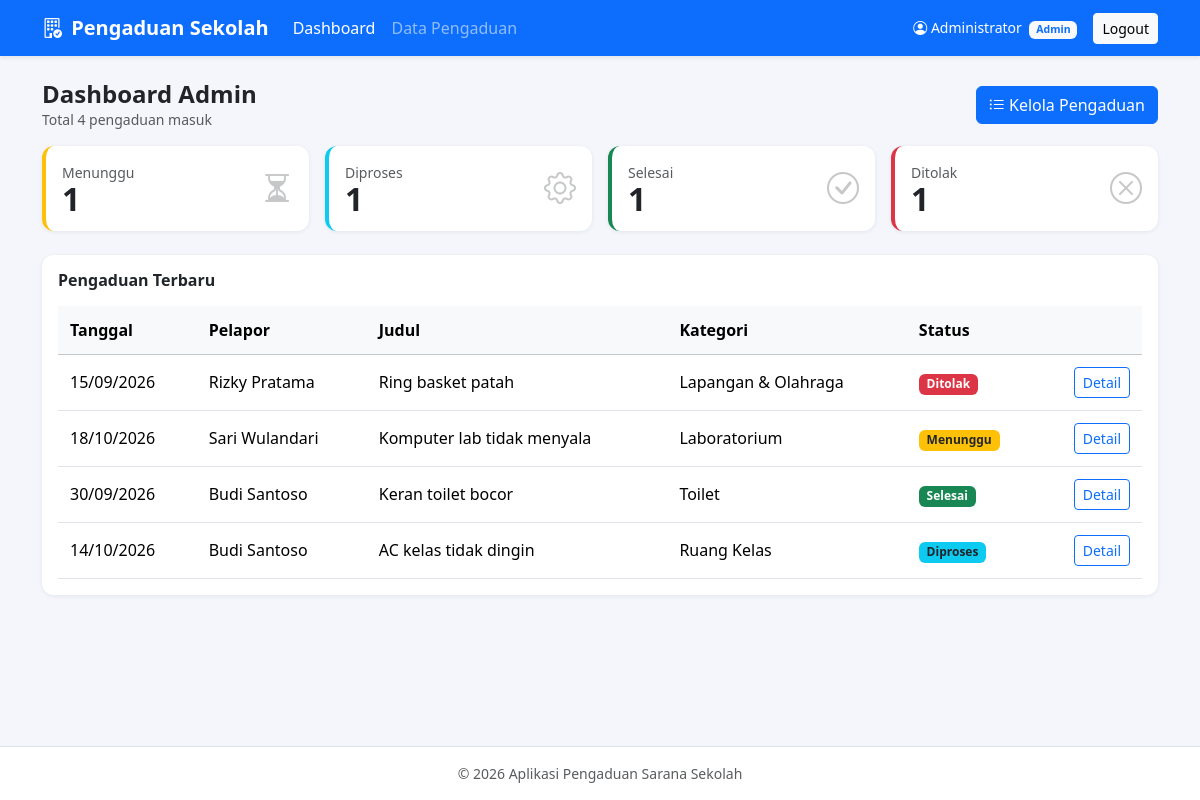
Page /admin/dashboard.php (signed in) on the committed database.
### tables this page shows
CREATE TABLE `pengaduan` (
  `id_pengaduan`      INT UNSIGNED NOT NULL AUTO_INCREMENT,
  `id_user`           INT UNSIGNED NOT NULL,
  `id_kategori`       INT UNSIGNED NOT NULL,
  `judul`             VARCHAR(150) NOT NULL,
  `lokasi`            VARCHAR(100) NOT NULL,
  `deskripsi`         TEXT NOT NULL,
  `foto`              VARCHAR(255) DEFAULT NULL,
  `status`            ENUM('Menunggu','Diproses','Selesai','Ditolak') NOT NULL DEFAULT 'Menunggu',
  `tanggal_pengaduan` DATE NOT NULL,
  `created_at`        TIMESTAMP NOT NULL DEFAULT CURRENT_TIMESTAMP,
  `updated_at`        TIMESTAMP NOT NULL DEFAULT CURRENT_TIMESTAMP ON UPDATE CURRENT_TIMESTAMP,
  PRIMARY KEY (`id_pengaduan`),
  KEY `idx_tanggal` (`tanggal_pengaduan`),
  KEY `idx_status` (`status`),
  CONSTRAINT `fk_pengaduan_user` FOREIGN KEY (`id_user`)
    REFERENCES `users` (`id_user`) ON DELETE CASCADE ON UPDATE CASCADE,
  CONSTRAINT `fk_pengaduan_kategori` FOREIGN KEY (`id_kategori`)
    REFERENCES `kategori` (`id_kategori`) ON DELETE RESTRICT ON UPDATE CASCADE
);

CREATE TABLE `users` (
  `id_user`    INT UNSIGNED NOT NULL AUTO_INCREMENT,
  `nama`       VARCHAR(100) NOT NULL,
  `username`   VARCHAR(50)  NOT NULL,
  `email`      VARCHAR(100) NOT NULL,
  `password`   VARCHAR(255) NOT NULL,
  `role`       ENUM('murid','admin') NOT NULL DEFAULT 'murid',
  `kelas`      VARCHAR(20)  DEFAULT NULL,
  `created_at` TIMESTAMP NOT NULL DEFAULT CURRENT_TIMESTAMP,
  PRIMARY KEY (`id_user`),
  UNIQUE KEY `uq_username` (`username`),
  UNIQUE KEY `uq_email` (`email`)
);

CREATE TABLE `kategori` (
  `id_kategori`   INT UNSIGNED NOT NULL AUTO_INCREMENT,
  `nama_kategori` VARCHAR(100) NOT NULL,
  PRIMARY KEY (`id_kategori`),
  UNIQUE KEY `uq_nama_kategori` (`nama_kategori`)
);

### admin/dashboard.php (the view, shortened to what this page needs)
<?php
require_once __DIR__ . '/../config/auth.php';
$ringkas = array_fill_keys(STATUS_LIST, 0);
foreach ($pdo->query('SELECT status, COUNT(*) AS jml FROM pengaduan GROUP BY status') as $r) {
    $ringkas[$r['status']] = (int) $r['jml'];
}
$total = array_sum($ringkas);
$terbaru = $pdo->query('SELECT p.*, k.nama_kategori, u.nama
    FROM pengaduan p
    JOIN kategori k ON k.id_kategori = p.id_kategori
    JOIN users u ON u.id_user = p.id_user
    ORDER BY p.id_pengaduan DESC LIMIT 8')->fetchAll();
$ikon = ['Menunggu' => 'hourglass-split', 'Diproses' => 'gear', 'Selesai' => 'check-circle', 'Ditolak' => 'x-circle'];
$warna = ['Menunggu' => 'warning', 'Diproses' => 'info', 'Selesai' => 'success', 'Ditolak' => 'danger'];
require __DIR__ . '/../includes/header.php';
?>
<div class="d-flex justify-content-between align-items-center mb-3 flex-wrap gap-2">
  <div>
    <h4 class="fw-bold mb-0">Dashboard Admin</h4>
    <div class="text-muted small">Total <?= $total ?> pengaduan masuk</div>
  </div>
  <a href="pengaduan.php" class="btn btn-primary"><i class="bi bi-list-ul"></i> Kelola Pengaduan</a>
</div>
<div class="row g-3 mb-4">
  <?php foreach ($ringkas as $s => $n): ?>
    <div class="col-6 col-md-3">
      <a href="pengaduan.php?status=<?= urlencode($s) ?>" class="text-decoration-none text-body">
        <div class="card stat-card border-start border-4 border-<?= $warna[$s] ?>">
          <div class="card-body d-flex justify-content-between align-items-center">
            <div><div class="text-muted small"><?= e($s) ?></div><div class="angka"><?= $n ?></div></div>
            <i class="bi bi-<?= $ikon[$s] ?>"></i>
          </div>
        </div>
      </a>
    </div>
  <?php endforeach; ?>
</div>
<div class="card"><div class="card-body">
  <h6 class="fw-bold mb-3">Pengaduan Terbaru</h6>
  <?php if (!$terbaru): ?>
    <div class="text-center text-muted py-3">Belum ada pengaduan.</div>
  <?php else: ?>
  <div class="table-responsive">
    <table class="table table-hover align-middle mb-0">
      <thead class="table-light"><tr><th>Tanggal</th><th>Pelapor</th><th>Judul</th><th>Kategori</th><th>Status</th><th></th></tr></thead>
      <tbody>
      <?php foreach ($terbaru as $r): ?>
        <tr>
          <td><?= tgl($r['tanggal_pengaduan']) ?></td>
          <td><?= e($r['nama']) ?></td>
          <td><?= e($r['judul']) ?></td>
          <td><?= e($r['nama_kategori']) ?></td>
          <td><?= badgeStatus($r['status']) ?></td>
          <td class="text-end"><a href="detail.php?id=<?= $r['id_pengaduan'] ?>" class="btn btn-sm btn-outline-primary">Detail</a></td>
        </tr>
      <?php endforeach; ?>
      </tbody>
    </table>
  </div>
  <?php endif; ?>
</div></div>
<?php require __DIR__ . '/../includes/footer.php'; ?>

### includes/header.php (shortened to what this page needs)
<?php
$u = user();
$menu = [];
if ($u && $u['role'] === 'murid') {
    $menu = [
        'murid/dashboard.php' => 'Dashboard',
        'murid/buat.php'      => 'Buat Pengaduan',
        'murid/riwayat.php'   => 'Riwayat Pengaduan',
    ];
} elseif ($u && $u['role'] === 'admin') {
    $menu = [
        'admin/dashboard.php' => 'Dashboard',
        'admin/pengaduan.php' => 'Data Pengaduan',
    ];
}
$aktif = basename($_SERVER['SCRIPT_NAME']);
?>
<!DOCTYPE html>
<html lang="id">
<head>
  <link href="https://cdn.jsdelivr.net/npm/bootstrap@5.3.3/dist/css/bootstrap.min.css" rel="stylesheet">
  <link href="https://cdn.jsdelivr.net/npm/bootstrap-icons@1.11.3/font/bootstrap-icons.min.css" rel="stylesheet">
  <link href="<?= BASE_URL ?>/assets/css/style.css" rel="stylesheet">
</head>
<body>
<nav class="navbar navbar-expand-md navbar-dark bg-primary shadow-sm">
  <div class="container">
    <a class="navbar-brand fw-semibold" href="<?= BASE_URL ?>/">
      <i class="bi bi-building-check me-1"></i> Pengaduan Sekolah
    </a>
    <?php if ($u): ?>
    <div class="collapse navbar-collapse" id="nav">
      <ul class="navbar-nav me-auto">
        <?php foreach ($menu as $path => $label): ?>
          <li class="nav-item">
            <a class="nav-link <?= basename($path) === $aktif ? 'active' : '' ?>"
               href="<?= BASE_URL . '/' . $path ?>"><?= e($label) ?></a>
          </li>
        <?php endforeach; ?>
      </ul>
      <div class="d-flex align-items-center text-white gap-3">
        <span class="small"><i class="bi bi-person-circle"></i> <?= e($u['nama']) ?>
          <span class="badge bg-light text-primary ms-1"><?= e(ucfirst($u['role'])) ?></span></span>
        <a class="btn btn-sm btn-light" href="<?= BASE_URL ?>/logout.php">Logout</a>
      </div>
    </div>
    <?php endif; ?>
  </div>
</nav>
<main class="container py-4">

### config/auth.php (shortened to what this page needs)
<?php
function e($v): string { return htmlspecialchars((string) $v, ENT_QUOTES, 'UTF-8'); }
function user(): ?array  { return $_SESSION['user'] ?? null; }
function badgeStatus(string $s): string {
    $map = ['Menunggu' => 'warning text-dark', 'Diproses' => 'info text-dark', 'Selesai' => 'success', 'Ditolak' => 'danger'];
    return '<span class="badge bg-' . ($map[$s] ?? 'secondary') . '">' . e($s) . '</span>';
}
function tgl(?string $d, bool $jam = false): string {
    return date($jam ? 'd/m/Y H:i' : 'd/m/Y', strtotime($d));
}

### includes/footer.php (shortened to what this page needs)
</main>
<footer class="text-center text-muted small py-3 border-top bg-white">
  &copy; <?= date('Y') ?> Aplikasi Pengaduan Sarana Sekolah
</footer>
</body>
</html>

### assets/css/style.css (style rules this page uses)
body { background: #f4f6fb; min-height: 100vh; display: flex; flex-direction: column; }
main { flex: 1; }
.card { border: 0; border-radius: 12px; box-shadow: 0 1px 4px rgba(20, 40, 90, .08); }
.stat-card .angka { font-size: 2rem; font-weight: 700; line-height: 1; }
.stat-card .bi { font-size: 2rem; opacity: .25; }
.table > :not(caption) > * > * { padding: .75rem; }

### rows in the picture
pengaduan: tanggal_pengaduan "15/09/2026", id_user.nama "Rizky Pratama", judul "Ring basket patah", id_kategori.nama_kategori "Lapangan & Olahraga", status "Ditolak"
pengaduan: tanggal_pengaduan "18/10/2026", id_user.nama "Sari Wulandari", judul "Komputer lab tidak menyala", id_kategori.nama_kategori "Laboratorium", status "Menunggu"
pengaduan: tanggal_pengaduan "30/09/2026", id_user.nama "Budi Santoso", judul "Keran toilet bocor", id_kategori.nama_kategori "Toilet", status "Selesai"
pengaduan: tanggal_pengaduan "14/10/2026", id_user.nama "Budi Santoso", judul "AC kelas tidak dingin", id_kategori.nama_kategori "Ruang Kelas", status "Diproses"

### other values in the picture
$label "Dashboard"
$label "Data Pengaduan"
$u['nama'] "Administrator"
$u['role'] "Admin"
$total "4"
$s "Menunggu"
$n "1"
$s "Diproses"
$s "Selesai"
$s "Ditolak"
